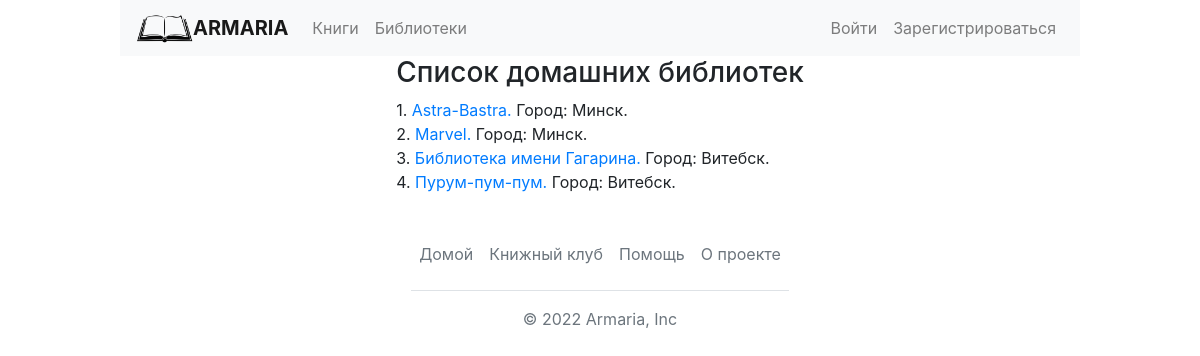
/libraries, run on the app's committed database.
### homelib/models.py (models this page shows, shortened)
class Libraries(models.Model):
    library_name = models.CharField(max_length=50, db_index=True, verbose_name='Название библиотеки')
    library_image = models.ImageField(upload_to='library_images/', blank=True, verbose_name='Обложка библиотеки')
    library_description = models.CharField(max_length=300, verbose_name='Описание библиотеки', default=" ", blank=False)
    library_contacts = models.CharField(max_length=200, db_index=True, verbose_name='Контакты библиотеки')
    library_city = models.ForeignKey("Cities", on_delete=models.PROTECT, null=True, verbose_name='Город')
    class Meta:
        verbose_name = 'Домащняя библиотека'
        verbose_name_plural = 'Домашние библиотеки'
        ordering = ['library_name']

class Cities(models.Model):
    city_name = models.CharField(max_length=50,
                                  db_index=True,
                                  verbose_name='Город')
    class Meta:
        verbose_name = 'Город'
        verbose_name_plural = 'Города'
        ordering = ['city_name']

### homelib/views.py (the view)
# urls.py: path('libraries', libraries, name='libraries'),
def libraries(request):
    libraries = Libraries.objects.all()
    n = 1
    for library in libraries:
        library.number = n
        n += 1
    context = {'libraries': libraries, 'title': "Список домашних библиотек"}
    return render(request, 'libraries.html', context)

### homelib/templates/libraries.html
{% extends 'base.html' %}
{% block content %}
<div>
    <h3 style="text-align: center">{{ title }}</h3>
    {% for library in libraries %}
    <p style="margin: 0px">
        {{ library.number }}.
        <a href="{% url 'library' library.id %}">{{ library.library_name }}.</a> Город: {{ library.library_city.city_name }}.
    </p>
    {% endfor %}
</div>
{% endblock %}

### data on the page
Libraries: number "1", library_name "Astra-Bastra", library_city.city_name "Минск"
Libraries: number "2", library_name "Marvel", library_city.city_name "Минск"
Libraries: number "3", library_name "Библиотека имени Гагарина", library_city.city_name "Витебск"
Libraries: number "4", library_name "Пурум-пум-пум", library_city.city_name "Витебск"

### other printed values
{{ title }} "Список домашних библиотек"
